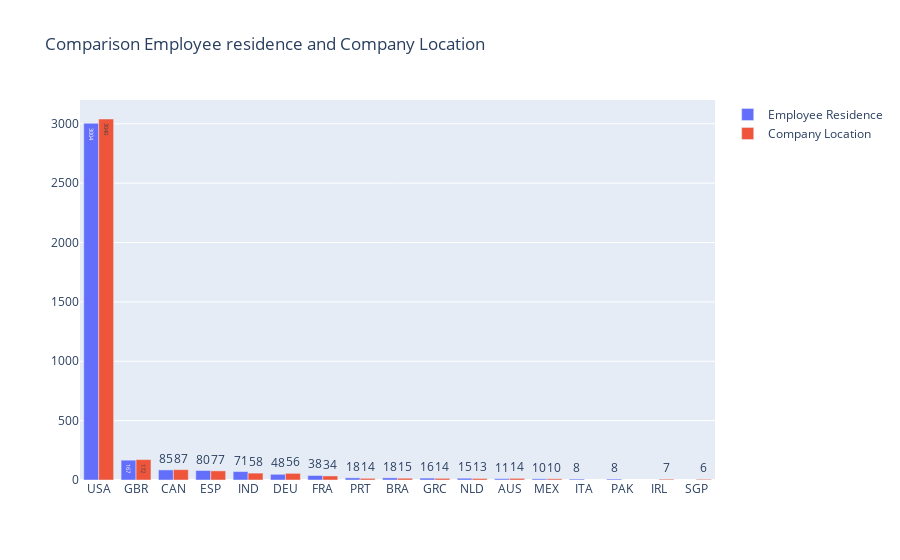

Write notebook code for a chart like this one.
### Code cell
country = coco.convert(df['company_location'])
df['company_location'] = country
locations = df['company_location'].value_counts()
top_comp = locations[:15]

fig = go.Figure(data=[
                    go.Bar(name='Employee Residence',
                           x=top_emp.index,
                           y=top_emp.values,
                           text=top_emp.values),
                    go.Bar(name='Company Location',
                           x=top_comp.index,
                           y=top_comp.values,
                           text=top_comp.values)
                ])
fig.update_layout(barmode='group',
                  title='Comparison Employee residence and Company Location')

fig.show()

### Figure 1 — Plotly figure (JSON) as saved in the notebook; plotly's stock layout.template omitted (floating-point values rounded to 4 significant figures)
{"data": [{"name": "Employee Residence", "text": [3004, 167, 85, 80, 71, 48, 38, 18, 18, 16, 15, 11, 10, 8, 8], "type": "bar", "x": ["USA", "GBR", "CAN", "ESP", "IND", "DEU", "FRA", "PRT", "BRA", "GRC", "NLD", "AUS", "MEX", "ITA", "PAK"], "y": [3004, 167, 85, 80, 71, 48, 38, 18, 18, 16, 15, 11, 10, 8, 8]}, {"name": "Company Location", "text": [3040, 172, 87, 77, 58, 56, 34, 15, 14, 14, 14, 13, 10, 7, 6], "type": "bar", "x": ["USA", "GBR", "CAN", "ESP", "IND", "DEU", "FRA", "BRA", "AUS", "GRC", "PRT", "NLD", "MEX", "IRL", "SGP"], "y": [3040, 172, 87, 77, 58, 56, 34, 15, 14, 14, 14, 13, 10, 7, 6]}], "layout": {"barmode": "group", "title": {"text": "Comparison Employee residence and Company Location"}}}
